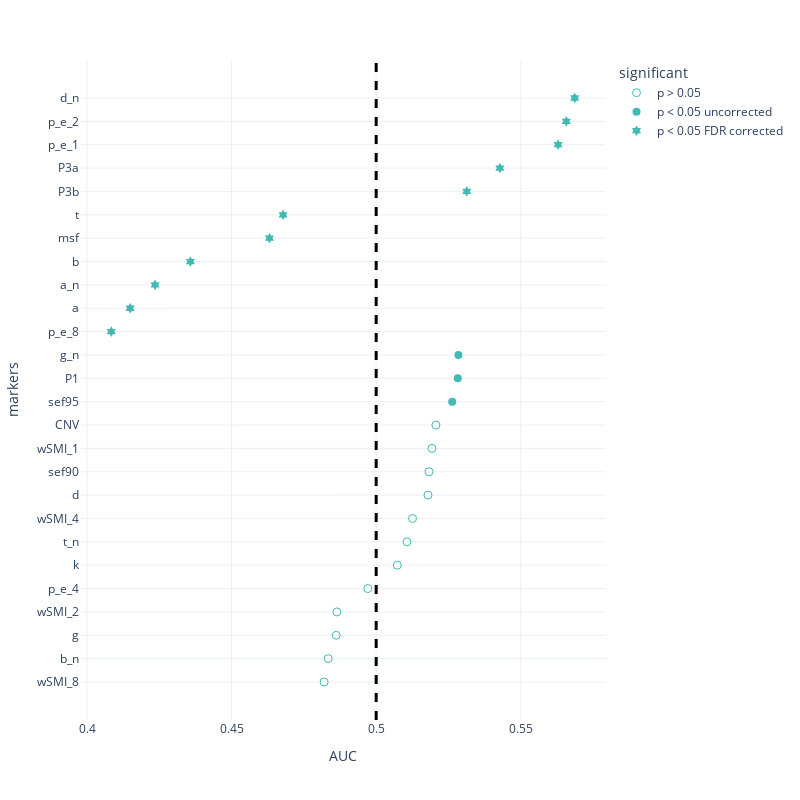

Notebook cell for this chart:
### Code cell
trial_mw_roc = pd.read_csv('Data/univariate_roc_mw_trial.csv')
fig = px.scatter(trial_mw_roc.sort_values(by = 'AUC'),x = 'AUC', y = 'markers', template = "plotly_white", symbol = 'significant', 
                 symbol_sequence = ['circle-open','circle','hexagram' ],
#                  color = 'significant',
                 color_discrete_sequence = [lblue, green,orange, pink], 
                 
                 category_orders = {'significant': ['p > 0.05','p < 0.05 uncorrected', 'p < 0.05 FDR corrected']})
fig.add_vline(x=0.5, line_width=3, line_dash="dash", line_color="black")

fig.update_traces(marker=dict(size = 8))
fig.update_layout(
    autosize=False,
    width=800,
    height=800,
    yaxis = {
            'showticklabels': True,
            'tickmode': 'linear',
        }
    
)
fig.show()
pio.write_json(fig, 'Figs/univariate_roc_mw_segment.plotly')
# fig.write_image('Figs/univariate_roc_mw_segment.png')

### Figure 1 — Plotly figure (JSON) as saved in the notebook; plotly's stock layout.template omitted (floating-point values rounded to 4 significant figures)
{"data": [{"hovertemplate": "significant=p > 0.05<br>AUC=%{x}<br>markers=%{y}<extra></extra>", "legendgroup": "p > 0.05", "marker": {"color": "#42B9B2", "size": 8, "symbol": "circle-open"}, "mode": "markers", "name": "p > 0.05", "orientation": "h", "showlegend": true, "type": "scatter", "x": [0.482, 0.4834, 0.4862, 0.4864, 0.4971, 0.5073, 0.5107, 0.5126, 0.5179, 0.5183, 0.5193, 0.5206], "xaxis": "x", "y": ["wSMI_8", "b_n", "g", "wSMI_2", "p_e_4", "k", "t_n", "wSMI_4", "d", "sef90", "wSMI_1", "CNV"], "yaxis": "y"}, {"hovertemplate": "significant=p < 0.05 uncorrected<br>AUC=%{x}<br>markers=%{y}<extra></extra>", "legendgroup": "p < 0.05 uncorrected", "marker": {"color": "#42B9B2", "size": 8, "symbol": "circle"}, "mode": "markers", "name": "p < 0.05 uncorrected", "orientation": "h", "showlegend": true, "type": "scatter", "x": [0.5263, 0.5282, 0.5284], "xaxis": "x", "y": ["sef95", "P1", "g_n"], "yaxis": "y"}, {"hovertemplate": "significant=p < 0.05 FDR corrected<br>AUC=%{x}<br>markers=%{y}<extra></extra>", "legendgroup": "p < 0.05 FDR corrected", "marker": {"color": "#42B9B2", "size": 8, "symbol": "hexagram"}, "mode": "markers", "name": "p < 0.05 FDR corrected", "orientation": "h", "showlegend": true, "type": "scatter", "x": [0.4084, 0.4149, 0.4235, 0.4357, 0.4631, 0.4678, 0.5313, 0.5428, 0.5629, 0.5658, 0.5687], "xaxis": "x", "y": ["p_e_8", "a", "a_n", "b", "msf", "t", "P3b", "P3a", "p_e_1", "p_e_2", "d_n"], "yaxis": "y"}], "layout": {"autosize": false, "height": 800, "legend": {"title": {"text": "significant"}, "tracegroupgap": 0}, "margin": {"t": 60}, "shapes": [{"line": {"color": "black", "dash": "dash", "width": 3}, "type": "line", "x0": 0.5, "x1": 0.5, "xref": "x", "y0": 0, "y1": 1, "yref": "y domain"}], "width": 800, "xaxis": {"anchor": "y", "autorange": true, "domain": [0, 1], "range": [0.3975, 0.5796], "title": {"text": "AUC"}, "type": "linear"}, "yaxis": {"anchor": "x", "autorange": true, "domain": [0, 1], "range": [-1.627, 26.63], "showticklabels": true, "tickmode": "linear", "title": {"text": "markers"}, "type": "category"}}}
